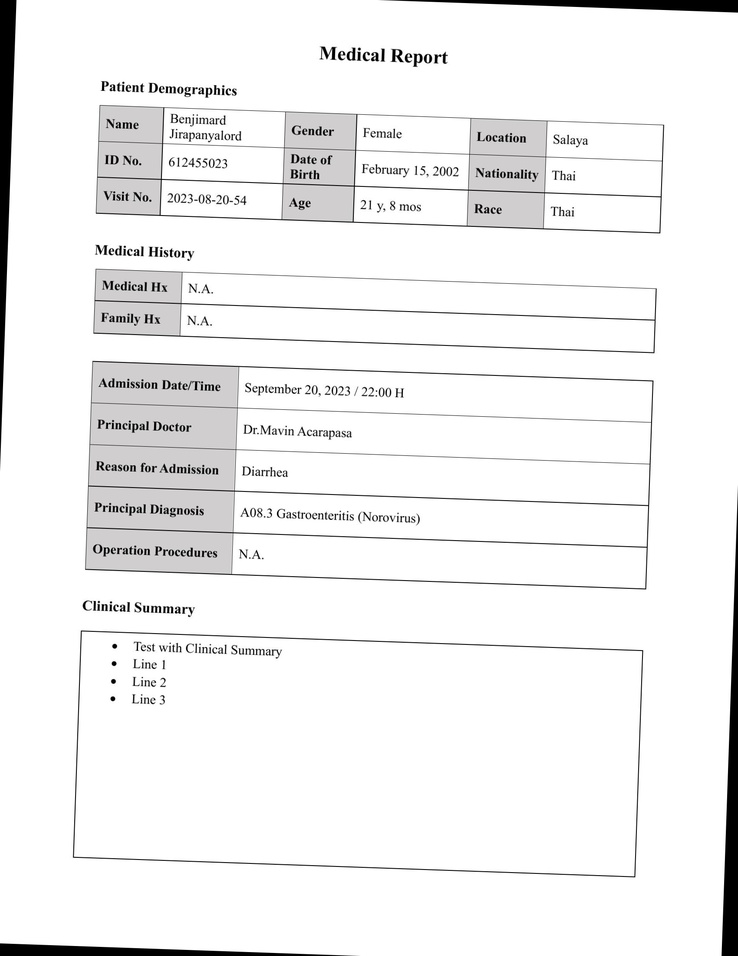
#> input picture noisy_images/rotated_image.jpg, 738 x 956 px, shrunk from 1700 x 2200 before the run, found by its file name
$ python test.py
#> lines starting #> are read from the running program, lines starting #| are printed output that depends on the picture
#> further down, input_image is the input picture: shape (956, 738, 3); mean B, G, R 240.7, 240.7, 240.8
import cv2
import numpy as np


def unrotate_image(image, angle_degrees):

    # Calculate the reverse angle
    reverse_angle_degrees = -angle_degrees
    rows, cols = image.shape[:2]

    # Get the rotation matrix for the reverse angle
    M = cv2.getRotationMatrix2D((cols / 2, rows / 2), reverse_angle_degrees, 1)

    # Apply the reverse rotation
    unrotated_image = cv2.warpAffine(image, M, (cols, rows))

    return unrotated_image

def unrotate_image_unknown_angle(image):
    best_unrotated_image = None
    best_quality = float('-inf')

    for angle in range(-45, 46, 1):  # Search over a range of angles from -45 to 45 degrees
        unrotated_image = unrotate_image(image, angle)
        quality = measure_image_quality(unrotated_image)

        if quality > best_quality:
            best_quality = quality
            best_unrotated_image = unrotated_image
#> this loop made 91 passes
#> (entropy in measure_image_quality, quality, best_quality) on passes 1, 3, 4, 5, 6, 9: (2.44, 2.44, 2.44), (2.44, 2.44, 2.44), (2.44, 2.44, 2.44), (2.44, 2.44, 2.44), (2.44, 2.44, 2.44), (2.44, 2.44, 2.44)
#> (quality, best_quality) on passes 64 to 69: (2.45, 2.45), (2.46, 2.46), (2.46, 2.46), (2.47, 2.47), (2.47, 2.47), (2.48, 2.48)
#> pass 1, in unrotate_image, `unrotated_image = cv2.warpAffine(image, M, (cols, rows))`:
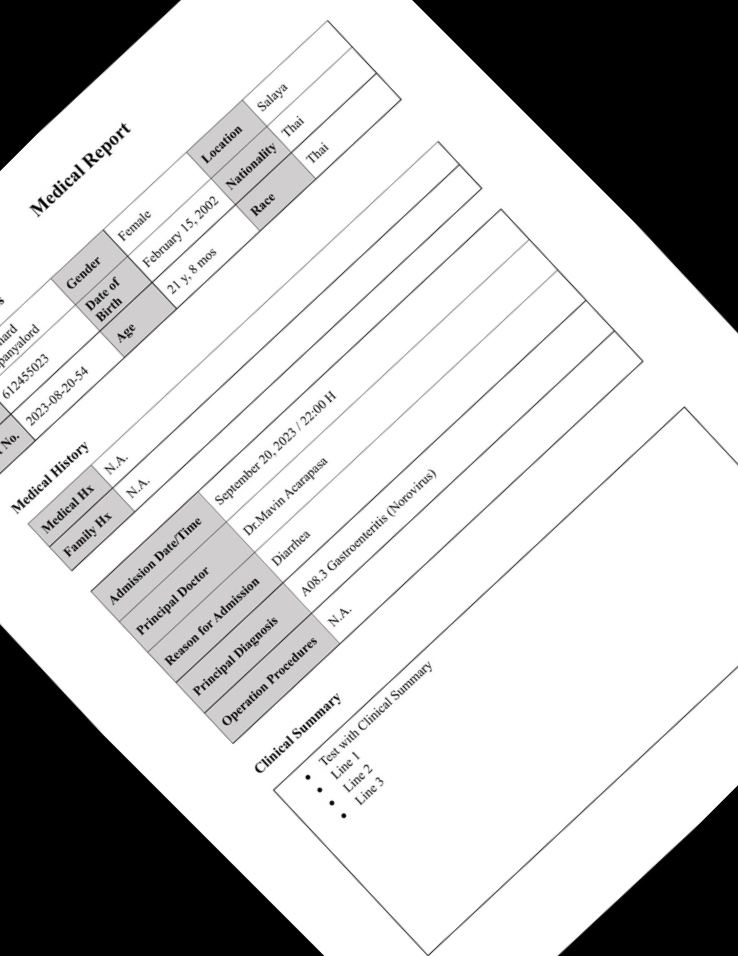
#> unrotated_image: shape (956, 738, 3); mean B, G, R 196.5, 196.5, 196.6
#> pass 2, in unrotate_image (call 2), `unrotated_image = cv2.warpAffine(image, M, (cols, rows))`:
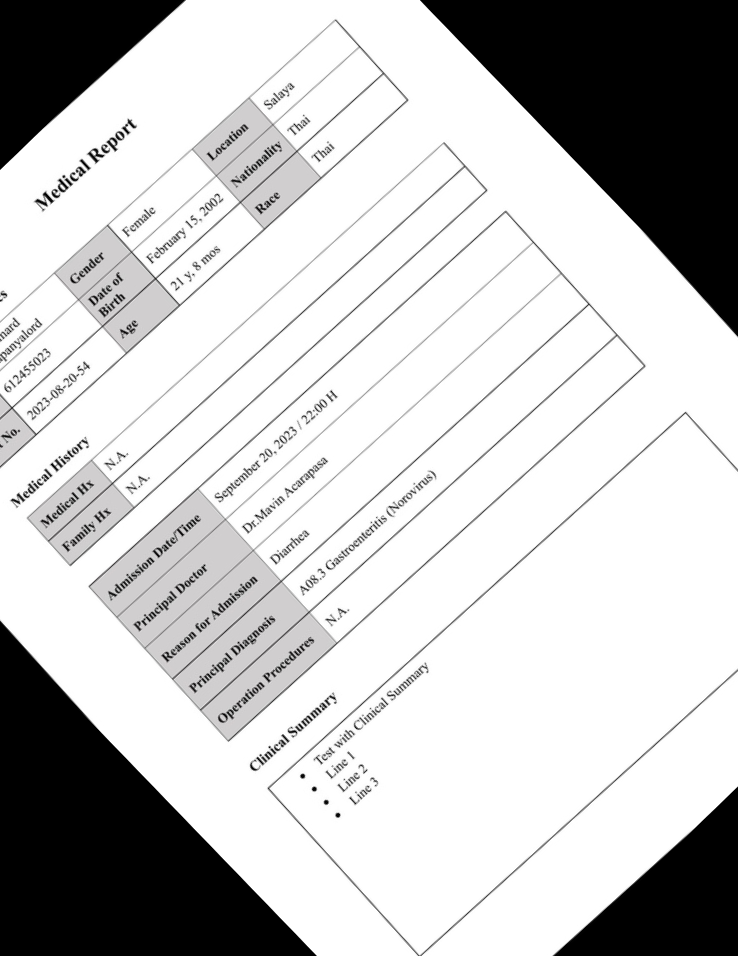
#> unrotated_image: shape (956, 738, 3); mean B, G, R 196.8, 196.7, 196.8
#> after the loop:
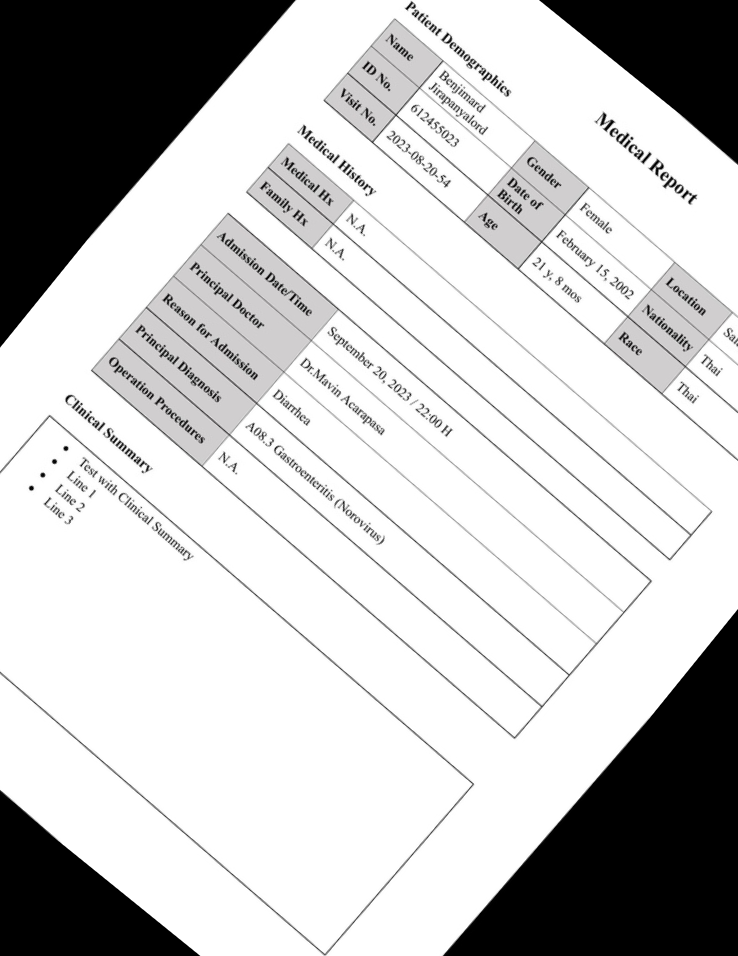
#> best_unrotated_image: shape (956, 738, 3); mean B, G, R 197.1, 197, 197.2
#> after the loop:
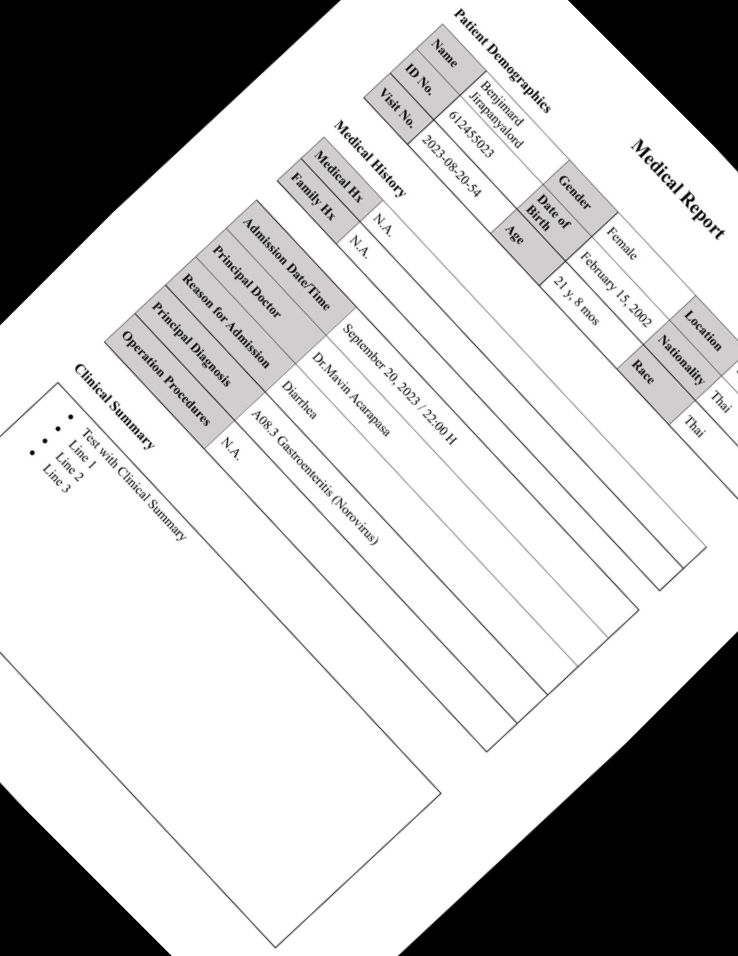
#> unrotated_image: shape (956, 738, 3); mean B, G, R 195.5, 195.4, 195.5
#> after the loop, best_quality = 2.52

    return best_unrotated_image

def measure_image_quality(image):
    # Implement a quality metric here (e.g., image entropy, edge detection, feature matching)
    # The metric depends on the specific problem and what you consider "quality."

    # Example: Calculate image entropy
    gray_image = cv2.cvtColor(image, cv2.COLOR_BGR2GRAY)
    hist = cv2.calcHist([gray_image], [0], None, [256], [0, 256])
    hist /= hist.sum()
    entropy = -np.sum(hist * np.log2(hist + np.finfo(float).eps))
    return entropy

# Example usage:
input_image = cv2.imread('rotated_image.jpg')  # Replace with your rotated image file path
unrotated_image = unrotate_image_unknown_angle(input_image)

# Display the rotated and unrotated images
cv2.imshow('Rotated Image', input_image)
cv2.imshow('Unrotated Image', unrotated_image)
cv2.waitKey(0)
cv2.destroyAllWindows()
